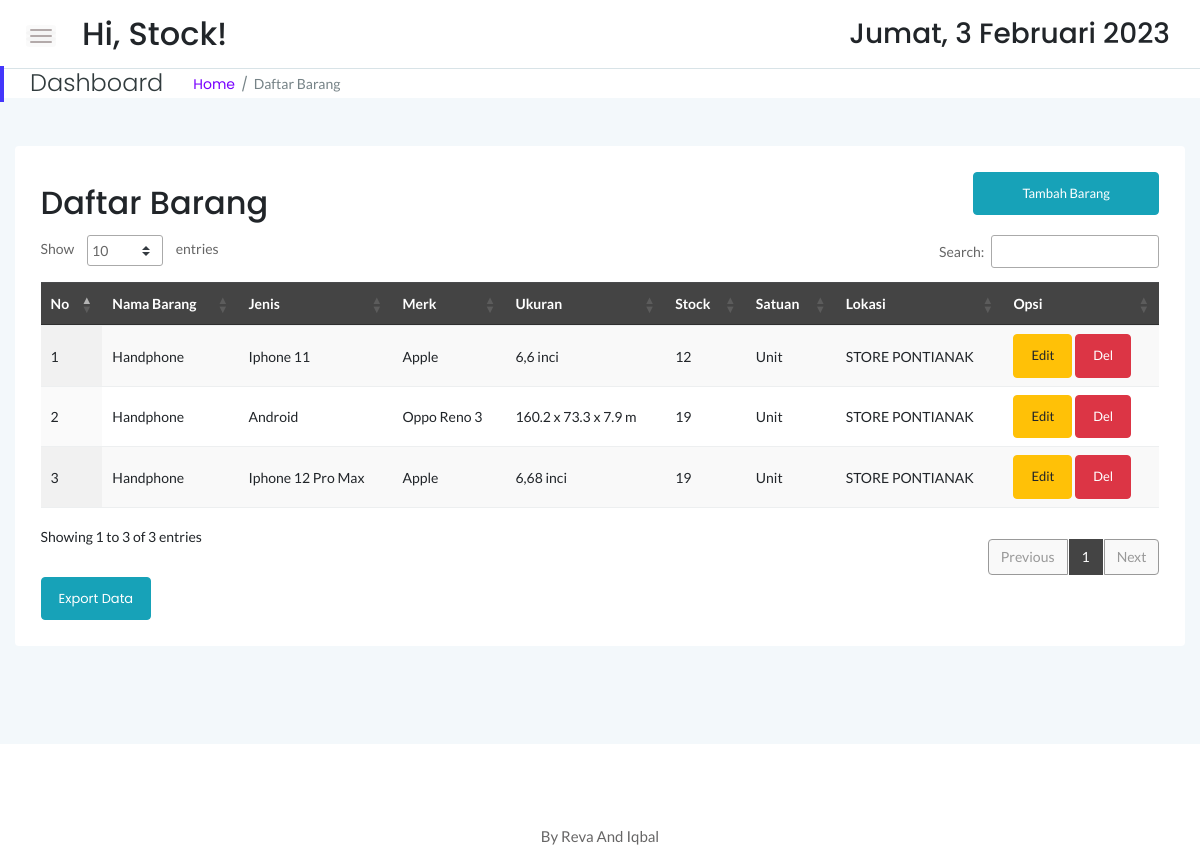
Screenshot of /stock/stock.php (signed in) with the database file from the repository.
### tables this page shows
CREATE TABLE `sstock_brg` (
  `idx` int(11) NOT NULL,
  `nama` varchar(55) NOT NULL,
  `jenis` varchar(30) NOT NULL,
  `merk` varchar(40) NOT NULL,
  `ukuran` varchar(20) NOT NULL,
  `stock` int(12) NOT NULL,
  `satuan` varchar(10) NOT NULL,
  `lokasi` varchar(55) NOT NULL
);

### stock/stock.php (the view, shortened to what this page needs)
<!doctype html>
<html class="no-js" lang="en">
<?php
    include '../dbconnect.php';
	?>
<head>
    <link rel="stylesheet" href="assets/css/bootstrap.min.css">
    <link rel="stylesheet" href="assets/css/font-awesome.min.css">
    <link rel="stylesheet" href="assets/css/themify-icons.css">
    <link rel="stylesheet" href="assets/css/metisMenu.css">
    <link rel="stylesheet" href="assets/css/owl.carousel.min.css">
    <link rel="stylesheet" href="assets/css/slicknav.min.css">
    <link rel="stylesheet" href="https://www.amcharts.com/lib/3/plugins/export/export.css" type="text/css" media="all" />
	<link rel="stylesheet" type="text/css" href="https://cdn.datatables.net/1.10.19/css/jquery.dataTables.min.css">
    <link rel="stylesheet" type="text/css" href="https://cdn.datatables.net/1.10.19/css/jquery.dataTables.css">
    <link rel="stylesheet" type="text/css" href="https://cdn.datatables.net/1.10.18/css/dataTables.bootstrap4.min.css">
    <link rel="stylesheet" type="text/css" href="https://cdn.datatables.net/responsive/2.2.3/css/responsive.bootstrap.min.css">
    <link rel="stylesheet" type="text/css" href="https://cdn.datatables.net/responsive/2.2.3/css/responsive.jqueryui.min.css">
	<link rel="stylesheet" type="text/css" href="https://cdn.datatables.net/buttons/1.5.2/css/buttons.dataTables.min.css">
    <link rel="stylesheet" href="assets/css/typography.css">
    <link rel="stylesheet" href="assets/css/default-css.css">
    <link rel="stylesheet" href="assets/css/styles.css">
    <link rel="stylesheet" href="assets/css/responsive.css">
</head>
<body>
    <div class="page-container">
        <div class="main-content">
            <div class="header-area">
                <div class="row align-items-center">
                    <div class="col-md-6 col-sm-8 clearfix">
                        <div class="nav-btn pull-left">
                            <span></span>
                            <span></span>
                            <span></span>
                        </div>
                        <div class="search-box pull-left">
                            <form action="#">
                                <h2>Hi, <?=$_SESSION['user'];?>!</h2>
                            </form>
                        </div>
                    </div>
                    <div class="col-md-6 col-sm-4 clearfix">
                        <ul class="notification-area pull-right">
                            <li><h3><div class="date">
						</b></div></h3>
						</li>
                        </ul>
                    </div>
                </div>
            </div>
            <div class="page-title-area">
                <div class="row align-items-center">
                    <div class="col-sm-6">
                        <div class="breadcrumbs-area clearfix">
                            <h4 class="page-title pull-left">Dashboard</h4>
                            <ul class="breadcrumbs pull-left">
                                <li><a href="index.php">Home</a></li>
                                <li><span>Daftar Barang</span></li>
                            </ul>
                        </div>
                    </div>
                    <div class="col-sm-6 clearfix">
                    </div>
                </div>
            </div>
            <div class="main-content-inner">
                <div class="row mt-5 mb-5">
                    <div class="col-12">
                        <div class="card">
                            <div class="card-body">
                                <div class="d-sm-flex justify-content-between align-items-center">
									<h2>Daftar Barang</h2>
									<button style="margin-bottom:20px" data-toggle="modal" data-target="#myModal" class="btn btn-info col-md-2"><span class="glyphicon glyphicon-plus"></span>Tambah Barang</button>
                                </div>
                                    <div class="data-tables datatable-dark">
										 <table id="dataTable3" class="display" style="width:100%"><thead class="thead-dark">
											<tr>
												<th>No</th>
												<th>Nama Barang</th>
												<th>Jenis</th>
												<th>Merk</th>
												<th>Ukuran</th>
												<th>Stock</th>
												<th>Satuan</th>
												<th>Lokasi</th>
												<th>Opsi</th>
											</tr></thead><tbody>
											<?php
											$brgs=mysqli_query($conn,"SELECT * from sstock_brg order by nama ASC");
											$no=1;
											while($p=mysqli_fetch_array($brgs)){
                                                $idb = $p['idx'];
												?>
												<tr>
													<td><?php echo $no++ ?></td>
													<td><?php echo $p['nama'] ?></td>
													<td><?php echo $p['jenis'] ?></td>
													<td><?php echo $p['merk'] ?></td>
													<td><?php echo $p['ukuran'] ?></td>
													<td><?php echo $p['stock'] ?></td>
													<td><?php echo $p['satuan'] ?></td>
													<td><?php echo $p['lokasi'] ?></td>
                                                    <td><button data-toggle="modal" data-target="#edit<?=$idb;?>" class="btn btn-warning">Edit</button> <button data-toggle="modal" data-target="#del<?=$idb;?>" class="btn btn-danger">Del</button></td>
												</tr>
												<?php
											}
											?>
										</tbody>
										</table>
                                    </div>
									<a href="exportstkbhn.php" target="_blank" class="btn btn-info">Export Data</a>
                                </div>
                            </div>
                        </div>
                    </div>
                </div>
            </div>
        </div>
        <footer>
            <div class="footer-area">
                <p>By Reva And Iqbal</p>
            </div>
        </footer>
</body>
</html>

### stock/assets/css/styles.css (style rules this page uses)
.page-container { width: 100%; height: 100%; min-height: 100vh; padding-left: 280px; -webkit-transition: padding-left 0.3s ease 0s; transition: padding-left 0.3s ease 0s; }
.card { border: none; border-radius: 4px; background-color: #fff; -webkit-transition: all 0.3s ease 0s; transition: all 0.3s ease 0s; }
.card-body { padding: 25.6px; padding: 1.6rem; }
.main-content { width: 100%; background: #F3F8FB; }
.main-content-inner { padding: 0 30px 50px; }
.header-area { padding: 15px 30px; background: #fff; border-bottom: 1px solid #d8e3e7; }
.nav-btn { margin-right: 30px; margin-top: 10px; cursor: pointer; }
.nav-btn span { display: block; width: 22px; height: 2px; background: #b3aaaa; margin: 4px 0; border-radius: 15px; -webkit-transition: all 0.3s ease 0s; transition: all 0.3s ease 0s; box-shadow: 0 0 0 4px rgba(99, 96, 96, 0.03); }
.search-box form { position: relative; }
.notification-area { -webkit-user-select: none; -moz-user-select: none; -ms-user-select: none; user-select: none; position: relative; z-index: 1; }
.notification-area li { display: inline-block; margin-left: 20px; cursor: pointer; -webkit-user-select: none; -moz-user-select: none; -ms-user-select: none; user-select: none; }
.page-title-area { padding: 0 30px; background: #fff; position: relative; }
.page-title-area:before { content: ''; position: absolute; left: 0; top: 50%; width: 4px; height: 36px; background: var(--primary-color); -webkit-transform: translateY(-50%); transform: translateY(-50%); }
.page-title { font-size: 24px; font-weight: 300; color: #313b3d; letter-spacing: 0; margin-right: 30px; }
ul.breadcrumbs { margin-top: 4px; }
.breadcrumbs li { display: inline-block; }
.breadcrumbs li a, .breadcrumbs li span { display: block; font-size: 14px; font-weight: 400; color: #7801ff; letter-spacing: 0; margin-right: 16px; position: relative; }
.breadcrumbs li a:before { content: '/'; color: #768387; position: absolute; right: -13px; top: 0; }
.breadcrumbs li span { margin-right: 0; color: #768387; text-transform: capitalize; }
.footer-area { text-align: center; padding: 23px 0 19px; background: #fff; }
.footer-area p { color: #676666; margin-bottom: 0; }
.btn { padding: 11px 17px; font-size: 13px; letter-spacing: 0; }
table tr th { border-bottom: none; }
table tr th, table tr td { border-top: 1px solid rgba(120, 130, 140, 0.13) !important; }
table.dataTable.no-footer { border-bottom: 1px solid rgba(120, 130, 140, 0.13) !important; }
table.dataTable thead th, table.dataTable thead td { border-bottom-color: transparent; }
.datatable-dark thead { background: #444; color: #fff; }

### stock/assets/css/responsive.css (style rules this page uses)
@media (min-width: 1200px) and (max-width: 1364px) { .main-content-inner { padding: 0 15px 50px; } }
@media (min-width: 1200px) and (max-width: 1364px) { .page-container, .sbar_collapsed.page-container { padding-left: 0; } }

### rows the page displays
sstock_brg: nama "Handphone", jenis "Iphone 11", merk "Apple", ukuran "6,6 inci", stock "12", satuan "Unit", lokasi "STORE PONTIANAK"
sstock_brg: nama "Handphone", jenis "Android", merk "Oppo Reno 3", ukuran "160.2 x 73.3 x 7.9 m", stock "19", satuan "Unit", lokasi "STORE PONTIANAK"
sstock_brg: nama "Handphone", jenis "Iphone 12 Pro Max", merk "Apple", ukuran "6,68 inci", stock "19", satuan "Unit", lokasi "STORE PONTIANAK"

### other values shown
$_SESSION['user'] "Stock"
